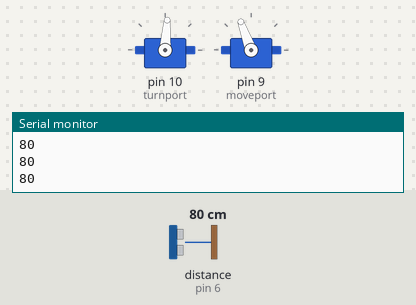
A sketch run on a simulated Arduino Uno, built with avr-gcc and run on an emulated ATmega328P. Parts: 2 × servo, the last lines printed to the serial monitor. Wiring (inferred from the names in the program): ultrasonic range finder: trigger pin 11; echo pin 6. The inputs (shaded band) are chosen by the test bench; at power-on: distance to the obstacle (sensor on pin 6) 80 cm. The echo pulse lasts 58.3 µs per cm.

Above: at 1.2 s.
1.3 s: distance to the obstacle (sensor on pin 6) set to 33 cm
2.8 s: distance to the obstacle (sensor on pin 6) set to 27 cm
At 3.7 s:
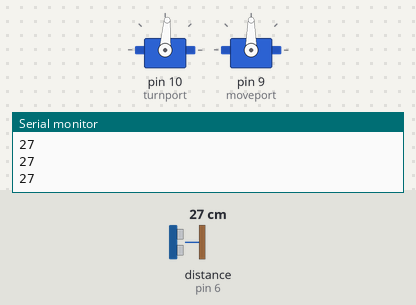
4.4 s: distance to the obstacle (sensor on pin 6) set to 35 cm
At 5.1 s:
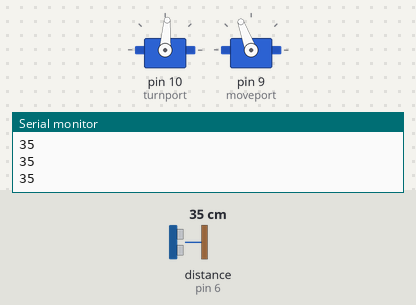
6.0 s: distance to the obstacle (sensor on pin 6) set to 2 cm
At 6.7 s:
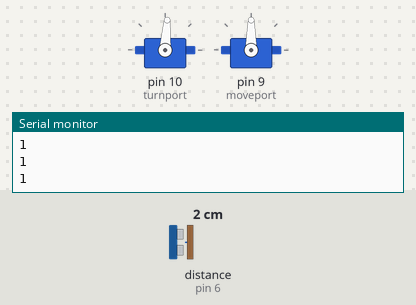
Timing chart, 0 to 8.6 s (numbered marks = the images above; inputs shaded):
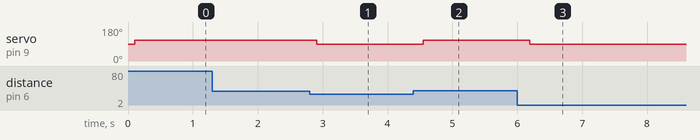

Measured:
- the behaviour switches between 30 and 29 cm on distance to the obstacle (sensor on pin 6) (found by bisection; images 0 and 1)
- after the input at 2.8 s, servo on pin 9 (moveport): 110° → 90° after 0.11 s
- after the input at 4.4 s, servo on pin 9 (moveport): 90° → 110° after 0.15 s
- after the input at 6.0 s, servo on pin 9 (moveport): 110° → 90° after 0.19 s

The sketch:

for_the_big_car_bravo2.0_2019.ino
```cpp
#include <Adafruit_NeoPixel.h>

int Speed = 110;
int leftangle = 78;
int center = 86;
int rightangle = 93;
int TrueSpeed;
int Angle;
int moveport = 9;
int turnport = 10;
int tPin = 11;
int ePin = 6;
long duration, cm;
#include <Servo.h>
#define PIN      5
#define N_LEDS 144

Adafruit_NeoPixel strip = Adafruit_NeoPixel(N_LEDS, PIN, NEO_GRB + NEO_KHZ800);

Servo turnmotor;
Servo movemotors;
void setup() {
  Serial.begin(9600);
  pinMode(tPin, OUTPUT);
  pinMode(ePin, INPUT);
  turnmotor.attach(turnport);
  movemotors.attach(moveport);
  turnmotor.write(center);
}

void loop()
  {
    Distance();
    if(cm<30){
      movemotors.write(90);
    }
    else{
      movemotors.write(Speed);

    }
}


void Distance(){
  digitalWrite(tPin, LOW);
  delayMicroseconds(5);
  digitalWrite(tPin, HIGH);
  delayMicroseconds(10);
  digitalWrite(tPin, LOW); //the last five lines of code make the module transmit an ultrasonic pulse.
  duration = pulseIn(ePin, HIGH);  //checks how long it took for the ultrasonic waves to echo back to the receiver.
  cm = duration/2/29.1;   //Converts the value stored in "duration" to centimeters, which will make testing more convenient.
  Serial.println(cm);  //Prints the distance measured to the serial monitor.
  delay(100);//this just makes the serial print more legible.

}

void Forward() {
  TrueSpeed = 254;
  movemotors.write(110);
  delay(5000);
}
void Backward() {
  TrueSpeed = 127;
  movemotors.write(70);
  delay(5000);
}
  void Stop() {
    TrueSpeed = 191;
    movemotors.write(90);
    delay(5000);
  }
  void Left() {
    TrueSpeed = 254;
    movemotors.write(110);
    turnmotor.write(leftangle);
    delay(5000);
    turnmotor.write(center);
    }

    void Right() {
    TrueSpeed = 254;
    movemotors.write(110);
    turnmotor.write(rightangle);
    delay(5000);
    turnmotor.write(center);
    }
```
